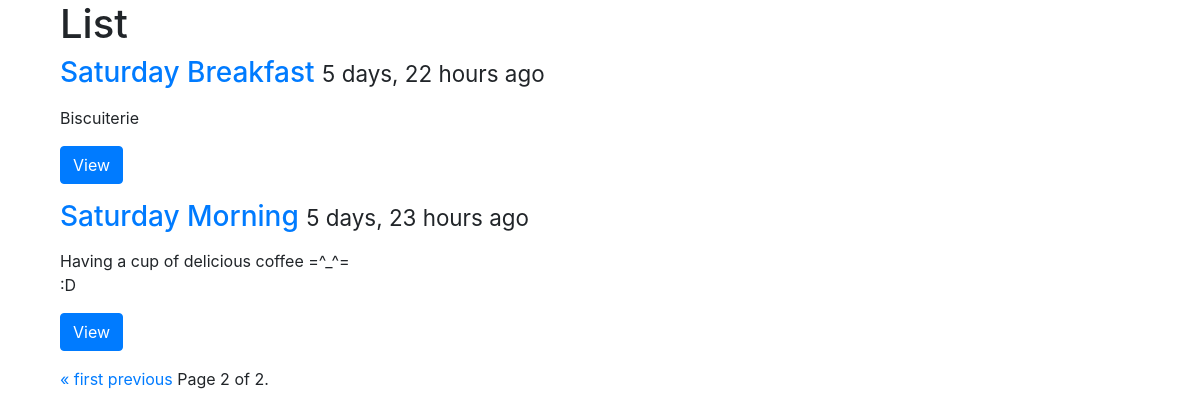
/posts/?page=2, run on an earlier commit of the app's database.
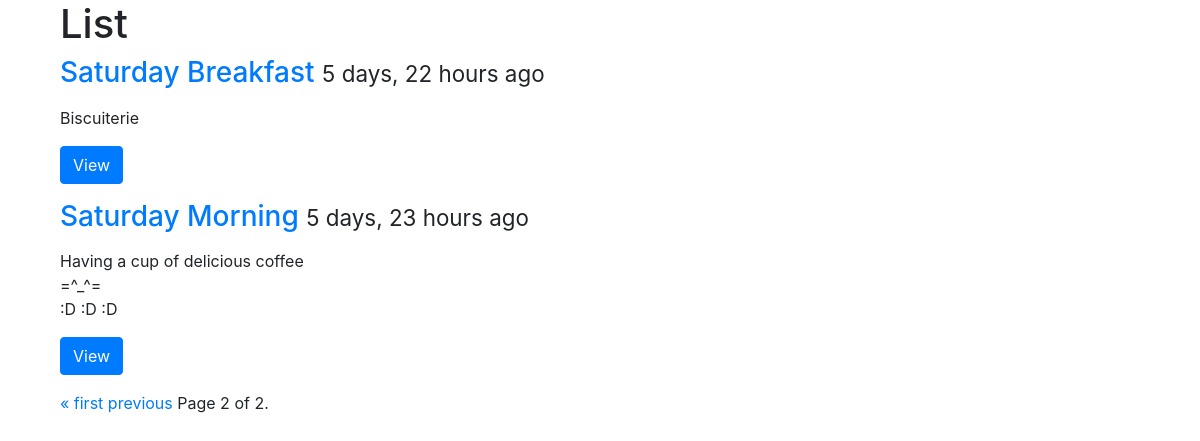
And on a later commit of the database.
### posts/models.py (models this page shows, shortened)
class Post(models.Model):
    title = models.CharField(max_length=120)
    image = models.FileField(null=True, blank=True)
    content = models.TextField()
    updated = models.DateTimeField(auto_now=True, auto_now_add=False)
    timestamp = models.DateTimeField(auto_now=False, auto_now_add=True)
    def get_absolute_url(self):
        return reverse("posts_detail", kwargs={'id': self.id})
    class Meta:
        ordering = ['-timestamp', '-updated']

### posts/views.py (the view)
# urls.py: path('', posts_list, name='posts_list'),
def posts_list(request):
    queryset_list = Post.objects.all()  # .order_by('-timestamp')
    paginator = Paginator(queryset_list, 5)  # Show 25 contacts per page.
    page = request.GET.get('page')
    try:
        queryset = paginator.page(page)
    except PageNotAnInteger:
        queryset = paginator.page(1)
    except EmptyPage:
        queryset = paginator.page(paginator.num_pages)
    context_data = {
        'obj_list': queryset,
        'title': 'List'
    }
    return render(request, 'post_list.html', context_data)

### TEMPLATES/post_list.html (shortened to what this page needs)
{% extends "base.html" %}
{% block content %}
<div class="col-sm-6 col-sm-offset-3">
    <h1>{{ title }}</h1>
{% for obj in obj_list %}
<div class="row">
    <div class="col-sm-12">
        <div class="thumbnail">
            <div class="caption">
                <h3> <a href='{{ obj.get_absolute_url }}'> {{ obj.title }}</a> <small> {{ obj.timestamp | timesince }} ago </small></h3>
            <p>{{ obj.content | linebreaks | truncatechars:120 }}</p>
                <p><a href="{{ obj.get_absolute_url }}" class="btn btn-primary" role="button"> View </a></p>
            </div>
        </div>
    </div>
</div>
{% endfor%}
    <div class="pagination">
    <span class="step-links">
        {% if obj_list.has_previous %}
            <a href="?page=1">&laquo; first</a>
            <a href="?page={{ obj_list.previous_page_number }}">previous</a>
        {% endif %}
        <span class="current">
            Page {{ obj_list.number }} of {{ obj_list.paginator.num_pages }}.
        </span>
    </span>
</div>
</div>
{% endblock content %}

What changed in the data, as far as the page shows it:
changed Post "Saturday Morning": content "Having a cup of delicious coffee =^_^= :D" → "Having a cup of delicious coffee =^_^= :D :D :D"
